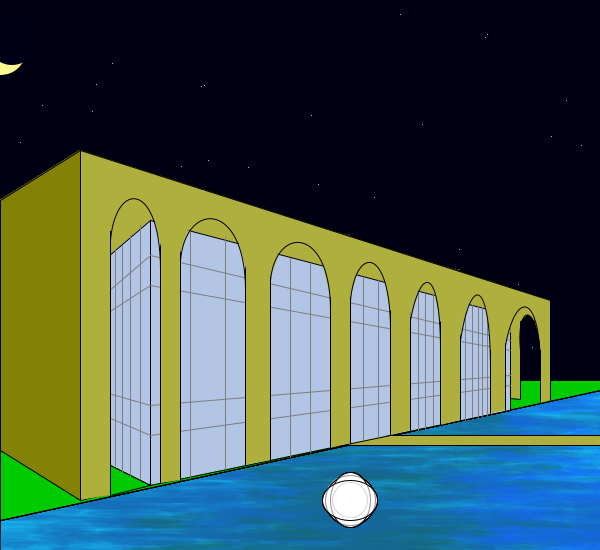
Frame 1 (no input)
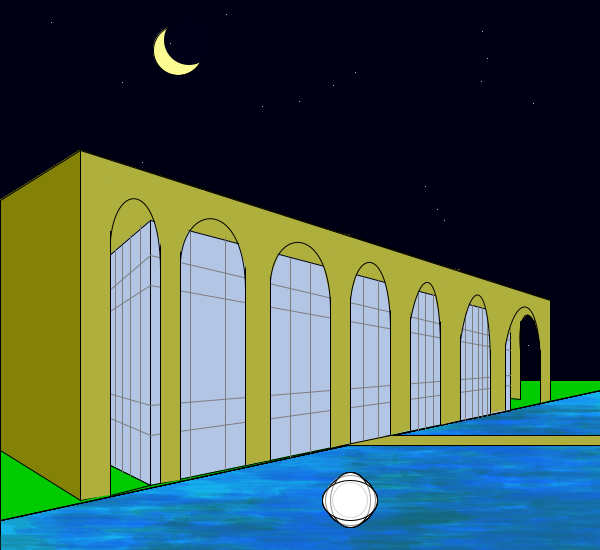
Frame 60 (the mouse pressed at the canvas centre just before this capture)
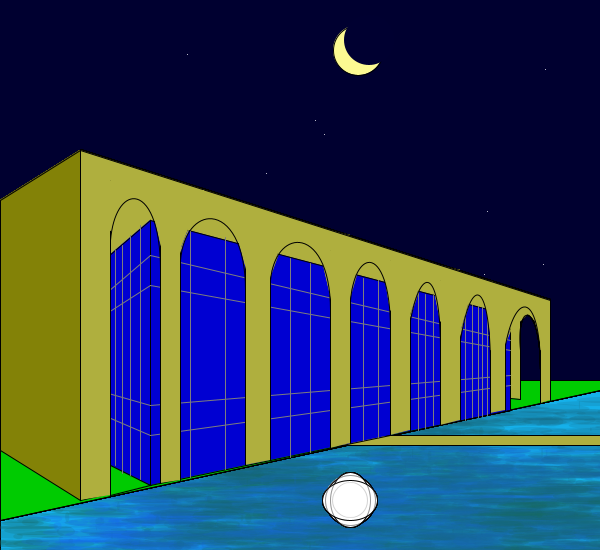
Frame 120 (the mouse held since frame 60 and released just before this capture)

The Processing sketch that drew these frames (run headless with seeded random() and noise(); from frame 60 on, the mouse is pressed at the canvas centre):

// Processing sketch: processing_136259
// ── processing_136259.pde

//O trabalho Palacio do Itamaraty de Daniel S. Galvão está licenciado com uma Licença Creative Commons - Atribuição 4.0 Internacional.

//Daniel S. Galvão AU UTFPR S53

//Palacio do Itamarati

//Função
//movimento do mouse
//


boolean condicaoCor;

void setup() {
  size(600, 550);

  condicaoCor = false;
}
int lua;
int ceu;
void draw() {
  background (0, 0, 21);

  // céu
  ceu= 21+mouseY/10;
  background(0, 0, ceu++);

  //lua   

  lua++;
  fill (random(252, 255), random(250, 228), random (146, 75));
  ellipse ( 0+lua++%width, 50, 50, 50);
  noStroke();
  fill (0, 0, ceu);
  ellipse (10+lua++%width, 40, 50, 50);




  // estrelas
  stroke(255);
  for(int a=0; a<50;a++)
  point(random(a, 1000), random(a, 400));
 

  // lago
  stroke(0);
  fill(21, 176, 234);
  rect(0, 380, 600, 390);

  for (int i=0;i<width;i=i+50) {
    lago(i, int(random(150))+380, 300, random(80, 255));
  }
}
void lago(int posX, int posY, int lado, float azul) {
  noStroke();
  fill(21, 100, azul, 50);
  for (int i=0; i<1000; i++)
    ellipse(posX+random(lado), posY+random(lado), random(100), random(10));


  //chao
  stroke(0);
  fill(0, 203, 1);
  quad(0, 380, 0, 520, 600, 390, 600, 380);

  //passarela
  fill(175, 175, 62);
  quad(330, 435, 330, 445, 600, 445, 600, 435);

  //coluna extra
  quad(510, 297, 510, 398, 520, 399, 520, 300 );

  //palacio

  quad(510, 400, 510, 300, 80, 150, 80, 500);

  fill(131, 130, 7);
  quad( 80, 150, 80, 500, 0, 450, 0, 200);

  if (condicaoCor == true)
    fill(0, 0, random(100, 255));
  else
    fill(178, 197, 229);

  quad( 150, 220, 150, 485, 510, 410, 510, 315);
  quad(150, 220, 150, 485, 80, 450, 80, 280);


  //chão extra
  fill(0, 203, 1);
  quad(110, 495, 150, 485, 110, 465, 110, 465);

  //JANELAS
  stroke (125);
  //linhas horizontais
  line(150, 255, 510, 340);
  line(150, 285, 510, 350);
  line(150, 405, 510, 375);
  line(150, 435, 510, 385); 
  line(150, 435, 80, 405); 
  line(150, 405, 80, 385);
  line(150, 285, 80, 330);
  line(150, 255, 80, 315);

  //linhas verticais
  line(115, 250, 115, 465);
  line(122, 245, 122, 473);
  line(130, 235, 130, 475);
  line(140, 225, 140, 479);
  line(190, 230, 190, 477);
  line(225, 237, 225, 469);
  line(290, 258, 290, 457);
  line(310, 263, 310, 452);
  line(363, 278, 363, 440);
  line(378, 280, 378, 437);
  line(418, 292, 418, 430);
  line(425, 294, 425, 428);
  line(433, 295, 433, 425);  
  line(465, 305, 465, 420);
  line(472, 305, 472, 417);
  line(478, 306, 478, 417);
  line(482, 307, 482, 416);
  line(487, 310, 487, 415);


  //colunas
  noStroke();
  fill(175, 175, 62);
  quad(110, 495, 110, 160, 80, 150, 80, 500 );

  quad(160, 175, 160, 483, 180, 480, 180, 183 );
  quad(245, 205, 245, 465, 270, 460, 270, 213 );
  quad(330, 230, 330, 448, 350, 443, 350, 235 );
  quad(390, 250, 390, 435, 410, 430, 410, 255 );
  quad(440, 265, 440, 425, 460, 420, 460, 270 );
  quad(490, 280, 490, 413, 505, 410, 505, 287 );
  quad(540, 297, 540, 403, 550, 400, 550, 300 );

  quad(81, 150, 81, 180, 550, 315, 550, 300 );

  //contorno
  stroke(0);
  line(110, 495, 110, 180);
  line(160, 180, 160, 483);
  line(180, 480, 180, 190);
  line(245, 220, 245, 465);
  line(270, 460, 270, 230);
  line(330, 250, 330, 448);
  line(350, 443, 350, 250);
  line(390, 260, 390, 435);
  line(410, 430, 410, 270);
  line(440, 280, 440, 425);
  line(460, 420, 460, 330);
  line(490, 350, 490, 413);
  line(505, 410, 505, 340);
  line(540, 350, 540, 403);
  line(550, 400, 550, 300);
  line(80, 150, 80, 500);
  line(80, 150, 550, 300);
  line(80, 149, 550, 299);

  // curva
  stroke(175, 175, 62);
  line(110, 180, 110, 230);
  fill(175, 175, 62);
  quad(162, 180, 162, 250, 162, 250, 145, 180);
  quad(180, 190, 180, 250, 180, 250, 203, 190);
  quad(245, 210, 245, 265, 245, 265, 230, 210);
  quad(270, 220, 270, 275, 270, 275, 290, 220);
  quad(330, 250, 330, 295, 330, 295, 315, 230);
  quad(350, 250, 350, 295, 350, 295, 363, 250);
  quad(390, 260, 390, 305, 390, 310, 380, 250);
  quad(410, 260, 409, 318, 410, 315, 425, 270);
  quad(440, 280, 440, 320, 440, 321, 430, 270);
  quad(460, 280, 460, 333, 460, 333, 475, 280);
  quad(490, 290, 490, 333, 490, 333, 483, 290);
  quad(505, 290, 505, 342, 505, 342, 523, 300);
  quad(540, 300, 540, 342, 540, 342, 530, 300);

  quad(520, 300, 520, 320, 520, 320, 530, 310);  
  quad(530, 300, 535, 320, 525, 310, 530, 310);

  noFill();
  stroke(0);
  bezier(110, 240, 115, 180, 160, 180, 160, 270);
  bezier(180, 260, 185, 200, 245, 200, 245, 290);
  bezier(270, 280, 275, 225, 330, 225, 330, 310);
  bezier(350, 300, 355, 245, 390, 245, 390, 330);
  bezier(410, 320, 420, 265, 440, 265, 440, 350);
  bezier(460, 340, 470, 275, 490, 275, 490, 370);
  bezier(505, 345, 515, 290, 540, 290, 540, 370);
  bezier(520, 350, 515, 300, 540, 300, 540, 370);

  //meteoro          

  fill(255, 150);

  ellipse(350, 500, 50, 50);
  noStroke();
  ellipse(350, 500, 40, 40);
  stroke(0);
  ellipse(350, 500, 35, 35);
  noStroke();
  ellipse(350, 500, 30, 35);
  stroke(0);
  ellipse(350, 500, 40, 55);
  ellipse(350, 500, 55, 40);
}
void mousePressed()
{
  if (condicaoCor==true)
    condicaoCor=false;
  else
    condicaoCor=true;
}
